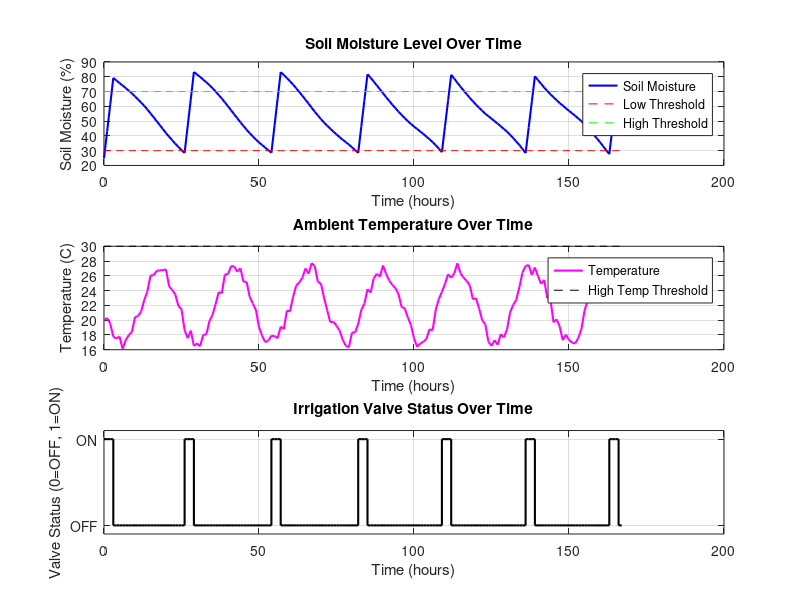

The MATLAB source for this figure: (Note: this script raises an error after producing the figure.)
% Smart Irrigation System Simulation
% This script simulates a basic smart irrigation system.
% It includes simulated sensor data, decision logic, and actuator control.

% Clear workspace, command window, and close all figures
clear; clc; close all;

% --- Simulation Parameters ---
simulationDuration = 24 * 7; % Total simulation time in hours (e.g., 7 days)
timeStep = 1;                % Time step in hours
timeVector = 0:timeStep:(simulationDuration - timeStep); % Time vector for simulation
numSteps = length(timeVector);

% --- Irrigation System Parameters ---
soilMoistureThreshold_Low = 30;  % % - Irrigate if moisture drops below this
soilMoistureThreshold_High = 70; % % - Stop irrigating if moisture goes above this
irrigationRate = 20;             % %/hour - How much moisture increases when irrigating
dryingRate = 2;                  % %/hour - How much moisture decreases naturally (evaporation, plant uptake)
temperatureThreshold_High = 30;  % Celsius - High temperature might increase drying or trigger caution

% --- Initialize Variables to Store Data ---
soilMoisture = zeros(1, numSteps);
temperature = zeros(1, numSteps);
valveStatus = zeros(1, numSteps); % 0 for OFF, 1 for ON

% --- Initial Conditions ---
soilMoisture(1) = 25; % Start with relatively dry soil
temperature(1) = 20;  % Initial temperature

% --- Main Simulation Loop ---
fprintf('Starting Smart Irrigation System Simulation...\n');

for i = 1:numSteps
    currentTime = timeVector(i);
    fprintf('Time: %d hours\n', currentTime);

    % --- 1. Simulate Sensor Readings ---

    % Simulate Temperature (e.g., a simple daily sinusoidal pattern)
    % Adjust amplitude and phase for a more realistic daily cycle if needed
    if i > 1
        dailyCycle = sin(2 * pi * currentTime / 24 + pi); % Simple daily fluctuation
        baseTemperature = 22; % Average daily temperature
        temperature(i) = baseTemperature + 5 * dailyCycle + (rand()-0.5)*2; % Add some noise
    end
    fprintf('  Current Temperature: %.2f C\n', temperature(i));

    % Simulate Soil Moisture
    if i > 1
        soilMoisture(i) = soilMoisture(i-1); % Start with previous value

        % Effect of drying
        soilMoisture(i) = soilMoisture(i) - dryingRate * (temperature(i)/20); % Drying rate influenced by temp

        % Effect of irrigation (if valve was ON in the previous step)
        if valveStatus(i-1) == 1
            soilMoisture(i) = soilMoisture(i) + irrigationRate;
        end

        % Ensure soil moisture stays within realistic bounds (0-100%)
        soilMoisture(i) = max(0, min(100, soilMoisture(i)));
    end
    fprintf('  Current Soil Moisture: %.2f %%\n', soilMoisture(i));

    % --- 2. Decision Logic ---
    % Decide whether to turn the valve ON or OFF

    if soilMoisture(i) < soilMoistureThreshold_Low
        % If soil is too dry, turn valve ON
        valveStatus(i) = 1;
        fprintf('  Decision: Soil moisture LOW. Turning valve ON.\n');
    elseif soilMoisture(i) > soilMoistureThreshold_High
        % If soil is sufficiently moist, turn valve OFF
        valveStatus(i) = 0;
        fprintf('  Decision: Soil moisture HIGH. Turning valve OFF.\n');
    elseif i > 1 % Maintain previous state if within deadband
        valveStatus(i) = valveStatus(i-1);
        if valveStatus(i) == 1
            fprintf('  Decision: Soil moisture in range, valve remains ON.\n');
        else
            fprintf('  Decision: Soil moisture in range, valve remains OFF.\n');
        end
    else % Initial state for valve (can be off)
        valveStatus(i) = 0;
         fprintf('  Decision: Initial state, valve OFF.\n');
    end

    % Optional: High temperature override (e.g., avoid watering during extreme heat to prevent scalding)
    % This is a simple example; real logic could be more complex.
    % if temperature(i) > temperatureThreshold_High && valveStatus(i) == 1
    %     valveStatus(i) = 0; % Turn off if too hot
    %     fprintf('  Override: Temperature HIGH. Turning valve OFF to prevent scalding.\n');
    % end

    % --- 3. Actuator Control (Simulated) ---
    % The valveStatus variable itself represents the actuator state.
    % In a real system, you would send a command to a physical valve here.
    if valveStatus(i) == 1
        fprintf('  Actuator: Valve is ON.\n');
    else
        fprintf('  Actuator: Valve is OFF.\n');
    end
    fprintf('-------------------------------------\n');

    % Pause for a very short duration to make simulation steps visible in command window (optional)
    % pause(0.01);
end

fprintf('Simulation Complete.\n');

% --- 4. Visualization ---
fprintf('Generating plots...\n');

figure('Name', 'Smart Irrigation System Simulation Results', 'NumberTitle', 'off');

% Plot Soil Moisture
subplot(3,1,1);
plot(timeVector, soilMoisture, 'b-', 'LineWidth', 1.5);
hold on;
plot(timeVector, ones(1,numSteps)*soilMoistureThreshold_Low, 'r--', 'DisplayName', 'Low Threshold');
plot(timeVector, ones(1,numSteps)*soilMoistureThreshold_High, 'g--', 'DisplayName', 'High Threshold');
hold off;
title('Soil Moisture Level Over Time');
xlabel('Time (hours)');
ylabel('Soil Moisture (%)');
legend('Soil Moisture', 'Low Threshold', 'High Threshold', 'Location', 'best');
grid on;

% Plot Temperature
subplot(3,1,2);
plot(timeVector, temperature, 'm-', 'LineWidth', 1.5);
hold on;
plot(timeVector, ones(1,numSteps)*temperatureThreshold_High, 'k--', 'DisplayName', 'High Temp Threshold');
hold off;
title('Ambient Temperature Over Time');
xlabel('Time (hours)');
ylabel('Temperature (C)');
legend('Temperature', 'High Temp Threshold', 'Location', 'best');
grid on;

% Plot Valve Status
subplot(3,1,3);
% Use stairs plot for a clearer view of ON/OFF states
stairs(timeVector, valveStatus, 'k-', 'LineWidth', 1.5);
title('Irrigation Valve Status Over Time');
xlabel('Time (hours)');
ylabel('Valve Status (0=OFF, 1=ON)');
ylim([-0.1, 1.1]); % Set y-axis limits for better visualization
yticks([0 1]);
yticklabels({'OFF', 'ON'});
grid on;

sgtitle('Smart Irrigation System Simulation'); % Super title for the figure

fprintf('Plots generated. End of script.\n');

% --- Helper Functions (Optional - can be integrated above or separate) ---
% For this script, functions are simple enough to be inline.
% For more complex models, consider functions like:
% function newMoisture = updateSoilMoisture(currentMoisture, valveState, temp, params)
% function newTemp = updateTemperature(currentTime, params)
% function newValveState = controlLogic(currentMoisture, currentTemp, params)
